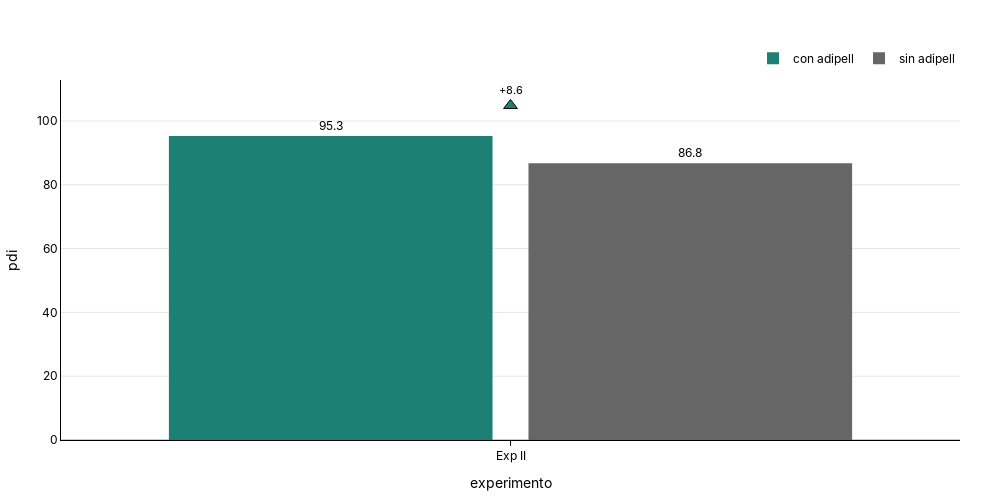

Notebook source saved alongside this figure:
### Code cell
fig_pdi =plot_bar(
df=granel_group,
x_col="experimento",
y_col="pdi",
group_col="producto",
delta_reference_group='sin adipell',
show_delta=True,
delta_type='delta',
#title="PDI (%)",
)
fig_pdi.show()
s3.save_plotly_html(fig_pdi, "pdi_granel.html")

### Figure 1 — Plotly figure (JSON) as saved in the notebook; plotly's stock layout.template omitted (floating-point values rounded to 4 significant figures)
{"data": [{"hovertemplate": "<b>experimento:</b> %{x}<br><b>pdi:</b> %{y:.1f}<br><extra></extra>", "marker": {"color": "#1C8074", "line": {"width": 0}}, "name": "con adipell", "text": [95.32], "textposition": "outside", "texttemplate": "%{text:.1f}", "type": "bar", "x": ["Exp II"], "y": [95.32]}, {"hovertemplate": "<b>experimento:</b> %{x}<br><b>pdi:</b> %{y:.1f}<br><extra></extra>", "marker": {"color": "#666666", "line": {"width": 0}}, "name": "sin adipell", "text": [86.75], "textposition": "outside", "texttemplate": "%{text:.1f}", "type": "bar", "x": ["Exp II"], "y": [86.75]}, {"hoverinfo": "skip", "marker": {"color": ["#1C8074"], "line": {"color": "black", "width": 1}, "size": 12, "symbol": ["triangle-up"]}, "mode": "markers+text", "showlegend": false, "text": ["+8.6"], "textfont": {"color": "black", "size": 11}, "textposition": "top center", "type": "scatter", "x": ["Exp II"], "y": [104.9]}], "layout": {"bargap": 0.2, "bargroupgap": 0.1, "barmode": "group", "font": {"color": "black", "family": "Inter, Arial, sans-serif"}, "height": 500, "legend": {"orientation": "h", "title": {"text": ""}, "x": 1, "xanchor": "right", "y": 1.02, "yanchor": "bottom"}, "margin": {"b": 40, "l": 40, "r": 40, "t": 80}, "paper_bgcolor": "rgba(0,0,0,0)", "plot_bgcolor": "rgba(0,0,0,0)", "title": {"text": "<b><b>", "x": 0.5, "xanchor": "center", "y": 0.95, "yanchor": "top"}, "width": 1000, "xaxis": {"linecolor": "black", "linewidth": 1, "showline": true, "tickcolor": "black", "ticks": "outside", "title": {"text": "experimento"}}, "yaxis": {"gridcolor": "rgba(0,0,0,0.1)", "linecolor": "black", "linewidth": 1, "showgrid": true, "showline": true, "title": {"text": "pdi"}, "zeroline": true, "zerolinecolor": "rgba(0,0,0,0.2)"}}}
